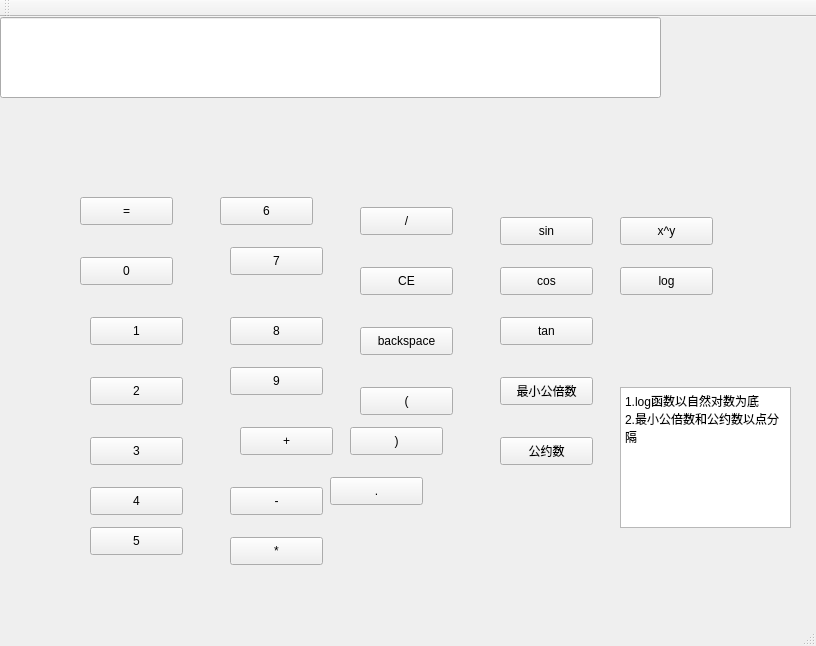
<?xml version="1.0" encoding="UTF-8"?>
<ui version="4.0">
 <class>MainWindow</class>
 <widget class="QMainWindow" name="MainWindow">
  <property name="geometry">
   <rect>
    <x>0</x>
    <y>0</y>
    <width>816</width>
    <height>646</height>
   </rect>
  </property>
  <property name="windowTitle">
   <string>MainWindow</string>
  </property>
  <widget class="QWidget" name="centralWidget">
   <widget class="QLineEdit" name="lineEdit">
    <property name="geometry">
     <rect>
      <x>0</x>
      <y>0</y>
      <width>661</width>
      <height>81</height>
     </rect>
    </property>
   </widget>
   <widget class="QPushButton" name="pushButton">
    <property name="geometry">
     <rect>
      <x>80</x>
      <y>180</y>
      <width>93</width>
      <height>28</height>
     </rect>
    </property>
    <property name="text">
     <string>=</string>
    </property>
   </widget>
   <widget class="QPushButton" name="pushButton_2">
    <property name="geometry">
     <rect>
      <x>80</x>
      <y>240</y>
      <width>93</width>
      <height>28</height>
     </rect>
    </property>
    <property name="text">
     <string>0</string>
    </property>
   </widget>
   <widget class="QPushButton" name="pushButton_3">
    <property name="geometry">
     <rect>
      <x>90</x>
      <y>300</y>
      <width>93</width>
      <height>28</height>
     </rect>
    </property>
    <property name="text">
     <string>1</string>
    </property>
   </widget>
   <widget class="QPushButton" name="pushButton_4">
    <property name="geometry">
     <rect>
      <x>90</x>
      <y>360</y>
      <width>93</width>
      <height>28</height>
     </rect>
    </property>
    <property name="text">
     <string>2</string>
    </property>
   </widget>
   <widget class="QPushButton" name="pushButton_5">
    <property name="geometry">
     <rect>
      <x>90</x>
      <y>420</y>
      <width>93</width>
      <height>28</height>
     </rect>
    </property>
    <property name="text">
     <string>3</string>
    </property>
   </widget>
   <widget class="QPushButton" name="pushButton_6">
    <property name="geometry">
     <rect>
      <x>90</x>
      <y>470</y>
      <width>93</width>
      <height>28</height>
     </rect>
    </property>
    <property name="text">
     <string>4</string>
    </property>
   </widget>
   <widget class="QPushButton" name="pushButton_7">
    <property name="geometry">
     <rect>
      <x>90</x>
      <y>510</y>
      <width>93</width>
      <height>28</height>
     </rect>
    </property>
    <property name="text">
     <string>5</string>
    </property>
   </widget>
   <widget class="QPushButton" name="pushButton_8">
    <property name="geometry">
     <rect>
      <x>220</x>
      <y>180</y>
      <width>93</width>
      <height>28</height>
     </rect>
    </property>
    <property name="text">
     <string>6</string>
    </property>
   </widget>
   <widget class="QPushButton" name="pushButton_9">
    <property name="geometry">
     <rect>
      <x>230</x>
      <y>230</y>
      <width>93</width>
      <height>28</height>
     </rect>
    </property>
    <property name="text">
     <string>7</string>
    </property>
   </widget>
   <widget class="QPushButton" name="pushButton_10">
    <property name="geometry">
     <rect>
      <x>230</x>
      <y>300</y>
      <width>93</width>
      <height>28</height>
     </rect>
    </property>
    <property name="text">
     <string>8</string>
    </property>
   </widget>
   <widget class="QPushButton" name="pushButton_11">
    <property name="geometry">
     <rect>
      <x>230</x>
      <y>350</y>
      <width>93</width>
      <height>28</height>
     </rect>
    </property>
    <property name="text">
     <string>9</string>
    </property>
   </widget>
   <widget class="QPushButton" name="pushButton_12">
    <property name="geometry">
     <rect>
      <x>240</x>
      <y>410</y>
      <width>93</width>
      <height>28</height>
     </rect>
    </property>
    <property name="text">
     <string>+</string>
    </property>
   </widget>
   <widget class="QPushButton" name="pushButton_13">
    <property name="geometry">
     <rect>
      <x>230</x>
      <y>470</y>
      <width>93</width>
      <height>28</height>
     </rect>
    </property>
    <property name="text">
     <string>-</string>
    </property>
   </widget>
   <widget class="QPushButton" name="pushButton_14">
    <property name="geometry">
     <rect>
      <x>230</x>
      <y>520</y>
      <width>93</width>
      <height>28</height>
     </rect>
    </property>
    <property name="text">
     <string>*</string>
    </property>
   </widget>
   <widget class="QPushButton" name="pushButton_15">
    <property name="geometry">
     <rect>
      <x>360</x>
      <y>190</y>
      <width>93</width>
      <height>28</height>
     </rect>
    </property>
    <property name="text">
     <string>/</string>
    </property>
   </widget>
   <widget class="QPushButton" name="pushButton_16">
    <property name="geometry">
     <rect>
      <x>360</x>
      <y>250</y>
      <width>93</width>
      <height>28</height>
     </rect>
    </property>
    <property name="text">
     <string>CE</string>
    </property>
   </widget>
   <widget class="QPushButton" name="pushButton_17">
    <property name="geometry">
     <rect>
      <x>360</x>
      <y>310</y>
      <width>93</width>
      <height>28</height>
     </rect>
    </property>
    <property name="text">
     <string>backspace</string>
    </property>
   </widget>
   <widget class="QPushButton" name="pushButton_18">
    <property name="geometry">
     <rect>
      <x>360</x>
      <y>370</y>
      <width>93</width>
      <height>28</height>
     </rect>
    </property>
    <property name="text">
     <string>(</string>
    </property>
   </widget>
   <widget class="QPushButton" name="pushButton_19">
    <property name="geometry">
     <rect>
      <x>350</x>
      <y>410</y>
      <width>93</width>
      <height>28</height>
     </rect>
    </property>
    <property name="text">
     <string>)</string>
    </property>
   </widget>
   <widget class="QPushButton" name="pushButton_20">
    <property name="geometry">
     <rect>
      <x>330</x>
      <y>460</y>
      <width>93</width>
      <height>28</height>
     </rect>
    </property>
    <property name="text">
     <string>.</string>
    </property>
   </widget>
   <widget class="QPushButton" name="pushButton_21">
    <property name="geometry">
     <rect>
      <x>500</x>
      <y>200</y>
      <width>93</width>
      <height>28</height>
     </rect>
    </property>
    <property name="text">
     <string>sin</string>
    </property>
   </widget>
   <widget class="QPushButton" name="pushButton_22">
    <property name="geometry">
     <rect>
      <x>500</x>
      <y>250</y>
      <width>93</width>
      <height>28</height>
     </rect>
    </property>
    <property name="text">
     <string>cos</string>
    </property>
   </widget>
   <widget class="QPushButton" name="pushButton_23">
    <property name="geometry">
     <rect>
      <x>500</x>
      <y>300</y>
      <width>93</width>
      <height>28</height>
     </rect>
    </property>
    <property name="text">
     <string>tan</string>
    </property>
   </widget>
   <widget class="QPushButton" name="pushButton_24">
    <property name="geometry">
     <rect>
      <x>500</x>
      <y>360</y>
      <width>93</width>
      <height>28</height>
     </rect>
    </property>
    <property name="text">
     <string>最小公倍数</string>
    </property>
   </widget>
   <widget class="QPushButton" name="pushButton_25">
    <property name="geometry">
     <rect>
      <x>500</x>
      <y>420</y>
      <width>93</width>
      <height>28</height>
     </rect>
    </property>
    <property name="text">
     <string>公约数</string>
    </property>
   </widget>
   <widget class="QPushButton" name="pushButton_26">
    <property name="geometry">
     <rect>
      <x>620</x>
      <y>200</y>
      <width>93</width>
      <height>28</height>
     </rect>
    </property>
    <property name="text">
     <string>x^y</string>
    </property>
   </widget>
   <widget class="QPushButton" name="pushButton_27">
    <property name="geometry">
     <rect>
      <x>620</x>
      <y>250</y>
      <width>93</width>
      <height>28</height>
     </rect>
    </property>
    <property name="text">
     <string>log</string>
    </property>
   </widget>
   <widget class="QTextEdit" name="textEdit">
    <property name="geometry">
     <rect>
      <x>620</x>
      <y>370</y>
      <width>171</width>
      <height>141</height>
     </rect>
    </property>
    <property name="html">
     <string>&lt;!DOCTYPE HTML PUBLIC &quot;-//W3C//DTD HTML 4.0//EN&quot; &quot;http://www.w3.org/TR/REC-html40/strict.dtd&quot;&gt;
&lt;html&gt;&lt;head&gt;&lt;meta name=&quot;qrichtext&quot; content=&quot;1&quot; /&gt;&lt;style type=&quot;text/css&quot;&gt;
p, li { white-space: pre-wrap; }
&lt;/style&gt;&lt;/head&gt;&lt;body style=&quot; font-family:'SimSun'; font-size:9pt; font-weight:400; font-style:normal;&quot;&gt;
&lt;p style=&quot; margin-top:0px; margin-bottom:0px; margin-left:0px; margin-right:0px; -qt-block-indent:0; text-indent:0px;&quot;&gt;1.log函数以自然对数为底&lt;/p&gt;
&lt;p style=&quot; margin-top:0px; margin-bottom:0px; margin-left:0px; margin-right:0px; -qt-block-indent:0; text-indent:0px;&quot;&gt;2.最小公倍数和公约数以点分隔&lt;/p&gt;&lt;/body&gt;&lt;/html&gt;</string>
    </property>
   </widget>
  </widget>
  <widget class="QMenuBar" name="menuBar">
   <property name="geometry">
    <rect>
     <x>0</x>
     <y>0</y>
     <width>816</width>
     <height>26</height>
    </rect>
   </property>
  </widget>
  <widget class="QToolBar" name="mainToolBar">
   <attribute name="toolBarArea">
    <enum>TopToolBarArea</enum>
   </attribute>
   <attribute name="toolBarBreak">
    <bool>false</bool>
   </attribute>
  </widget>
  <widget class="QStatusBar" name="statusBar"/>
 </widget>
 <layoutdefault spacing="6" margin="11"/>
 <resources/>
 <connections/>
</ui>
